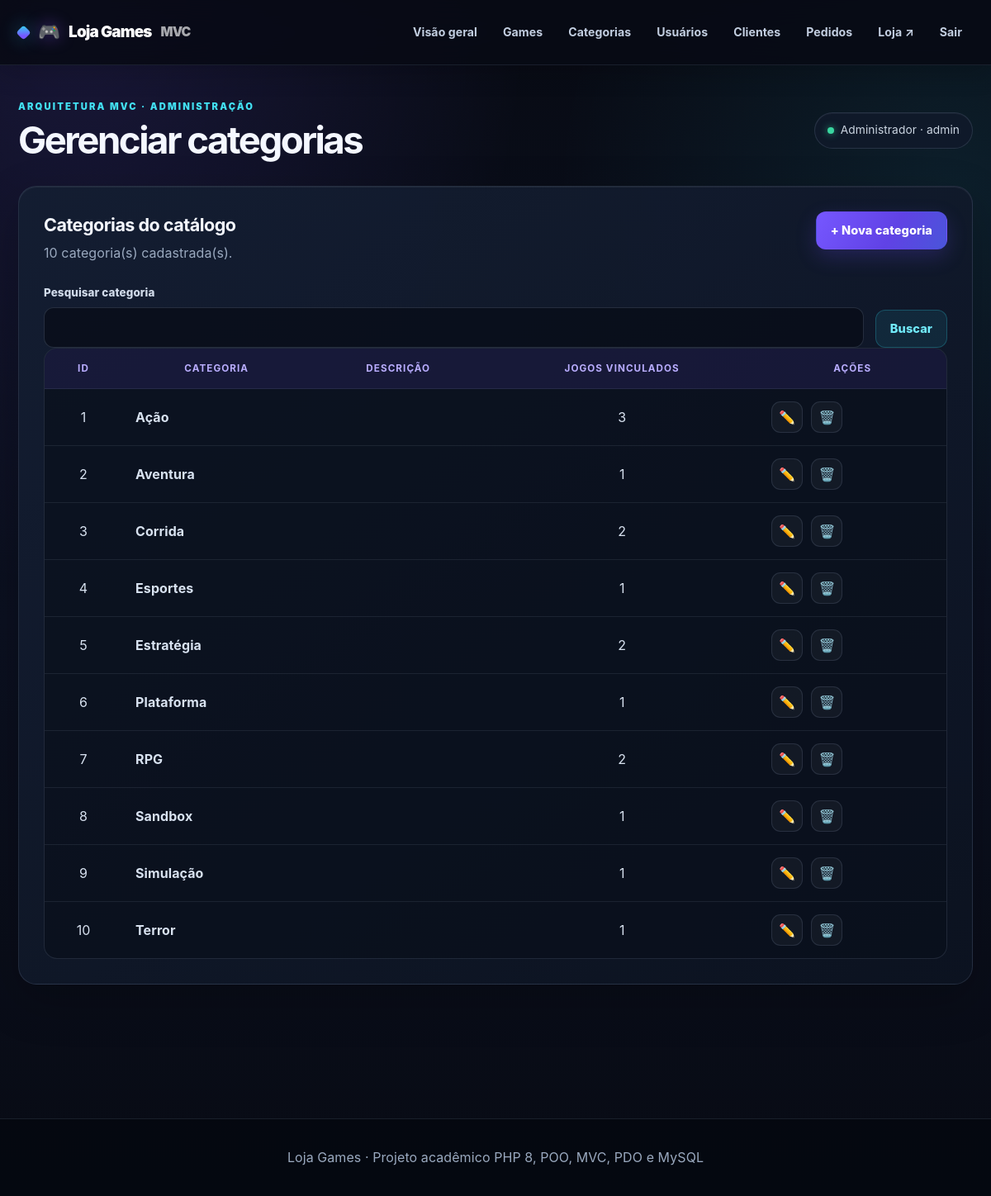
The app's page /admin/mvc/index.php?entidade=categorias (signed in) with its own data.
### tables this page shows
CREATE TABLE IF NOT EXISTS categorias (
    id INT UNSIGNED AUTO_INCREMENT PRIMARY KEY,
    nome VARCHAR(100) NOT NULL UNIQUE,
    descricao TEXT NULL,
    created_at DATETIME NOT NULL DEFAULT CURRENT_TIMESTAMP,
    updated_at DATETIME NOT NULL DEFAULT CURRENT_TIMESTAMP ON UPDATE CURRENT_TIMESTAMP
);

### app/Core/BaseController.php (called while the page is built, shortened)
<?php
abstract class BaseController
{
    protected function render(string $view, array $data = []): void
    {
        extract($data, EXTR_SKIP);
        require __DIR__ . '/../Views/layout/header.php';
        require __DIR__ . '/../Views/' . $view . '.php';
        require __DIR__ . '/../Views/layout/footer.php';
    }
}

### admin/mvc/index.php (called while the page is built, shortened)
<?php
require_once __DIR__ . '/../../app/bootstrap.php';
$entidade = (string)($_GET['entidade'] ?? 'inicio');
$acao = (string)($_GET['acao'] ?? 'listar');
$controladores = [
    'games' => App\Controllers\GameController::class,
    'categorias' => App\Controllers\CategoriaController::class,
    'usuarios' => App\Controllers\UsuarioController::class,
    'clientes' => App\Controllers\ClienteController::class,
    'pedidos' => App\Controllers\PedidoController::class,
];
try {
    $controller = new $controladores[$entidade]($pdo);
    $controller->dispatch($acao);
} catch (Throwable $e) {
    error_log('[Loja Games MVC] ' . $e->getMessage());
    definirFlash('erro', $e instanceof InvalidArgumentException || $e instanceof RuntimeException ? $e->getMessage() : 'Ocorreu um erro ao processar a operação.');
    $destino = in_array($entidade, array_keys($controladores), true) ? $entidade : 'inicio';
    header('Location: index.php' . ($destino === 'inicio' ? '' : '?entidade=' . urlencode($destino)));
    exit;
}

### admin/config/auth.php (called while the page is built, shortened)
<?php
function e(mixed $valor): string
{
    return htmlspecialchars((string) $valor, ENT_QUOTES, 'UTF-8');
}

### app/Models/Categoria.php (called while the page is built, shortened)
<?php
class Categoria
{
    public function listar(string $busca = ''): array
    {
        $sql = 'SELECT c.id,c.nome,c.descricao,c.created_at,COUNT(g.id) AS total_games FROM categorias c LEFT JOIN games g ON g.categoria_id=c.id';
        $params = [];
        $sql .= ' GROUP BY c.id,c.nome,c.descricao,c.created_at ORDER BY c.nome';
        $st = $this->pdo->prepare($sql); $st->execute($params); return $st->fetchAll();
    }
}

### app/Views/categorias/index.php (the view)
<section class="panel"><div class="panel-header"><div><h2>Categorias do catálogo</h2><p><?= count($categorias) ?> categoria(s) cadastrada(s).</p></div><a class="btn btn-primary" href="index.php?entidade=categorias&acao=novo">+ Nova categoria</a></div>
<form class="filters" method="get"><input type="hidden" name="entidade" value="categorias"><div class="field grow"><label for="buscar">Pesquisar categoria</label><input id="buscar" name="buscar" type="search" value="<?= e($busca) ?>"></div><button class="btn btn-secondary">Buscar</button></form>
<?php if (!$categorias): ?><div class="empty-state">Nenhuma categoria cadastrada.</div><?php else: ?><div class="table-wrap"><table><thead><tr><th>ID</th><th>Categoria</th><th>Descrição</th><th>Jogos vinculados</th><th>Ações</th></tr></thead><tbody><?php foreach ($categorias as $cat): ?><tr><td><?= (int)$cat['id'] ?></td><td class="text-left"><strong><?= e($cat['nome']) ?></strong></td><td class="text-left"><?= e($cat['descricao']) ?></td><td><?= (int)$cat['total_games'] ?></td><td><div class="row-actions"><a class="icon-btn" href="index.php?entidade=categorias&acao=editar&id=<?= (int)$cat['id'] ?>">✏️</a><form method="post" action="index.php?entidade=categorias&acao=excluir" class="inline-form" onsubmit="return confirm('Excluir esta categoria?')"><input type="hidden" name="csrf_token" value="<?= e(csrfToken()) ?>"><input type="hidden" name="id" value="<?= (int)$cat['id'] ?>"><button class="icon-btn danger" type="submit">🗑️</button></form></div></td></tr><?php endforeach; ?></tbody></table></div><?php endif; ?></section>

### records on screen
categorias: id "1", nome "Ação", total_games "3"
categorias: id "2", nome "Aventura", total_games "1"
categorias: id "3", nome "Corrida", total_games "2"
categorias: id "4", nome "Esportes", total_games "1"
categorias: id "5", nome "Estratégia", total_games "2"
categorias: id "6", nome "Plataforma", total_games "1"
categorias: id "7", nome "RPG", total_games "2"
categorias: id "8", nome "Sandbox", total_games "1"
categorias: id "9", nome "Simulação", total_games "1"
categorias: id "10", nome "Terror", total_games "1"

### other values on screen
$pageTitle "Gerenciar categorias"
$_SESSION['usuario_nome'] "Administrador"
$_SESSION['usuario_nivel'] "admin"
count($categorias) "10"
